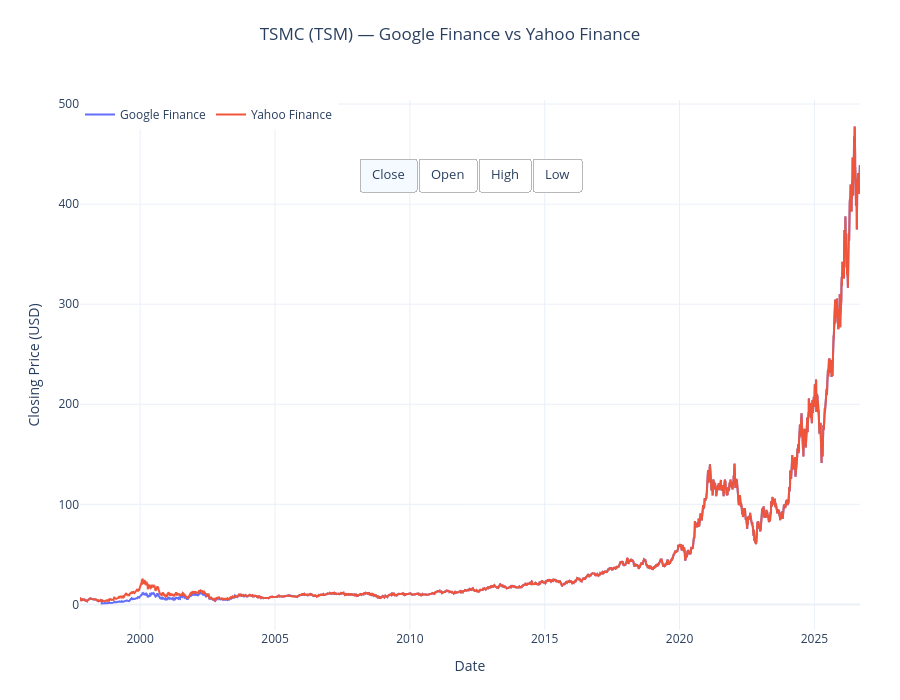

The notebook cell saved with this chart:
### Code cell
fig = go.Figure()
# CLOSE

fig.add_trace(go.Scatter(x=comparison["Date"],y=comparison["Close_Google"],mode="lines",name="Google Finance",
                         visible=True,hovertemplate="Date: %{x|%Y-%m-%d}<br>""Google Close: $%{y:.4f}<extra></extra>"))

fig.add_trace(go.Scatter(x=comparison["Date"],y=comparison["Close_Yahoo"],mode="lines",name="Yahoo Finance",
                         visible=True,hovertemplate="Date: %{x|%Y-%m-%d}<br>""Yahoo Close: $%{y:.4f}<extra></extra>"))

# OPEN
fig.add_trace(go.Scatter(x=comparison["Date"],y=comparison["Open_Google"],mode="lines",name="Google Finance",
                         visible=False,hovertemplate="Date: %{x|%Y-%m-%d}<br>""Google Open: $%{y:.4f}<extra></extra>"))

fig.add_trace(go.Scatter(x=comparison["Date"],y=comparison["Open_Yahoo"],mode="lines",name="Yahoo Finance",
                         visible=False,hovertemplate="Date: %{x|%Y-%m-%d}<br>""Yahoo Open: $%{y:.4f}<extra></extra>"))

# HIGH
fig.add_trace(go.Scatter(x=comparison["Date"],y=comparison["High_Google"],mode="lines",name="Google Finance",
                         visible=False,hovertemplate="Date: %{x|%Y-%m-%d}<br>""Google High: $%{y:.4f}<extra></extra>"))

fig.add_trace(go.Scatter(x=comparison["Date"],y=comparison["High_Yahoo"],mode="lines",name="Yahoo Finance",
                         visible=False,hovertemplate="Date: %{x|%Y-%m-%d}<br>""Yahoo High: $%{y:.4f}<extra></extra>"))

# LOW

fig.add_trace(go.Scatter(x=comparison["Date"],y=comparison["Low_Google"],mode="lines",name="Google Finance",
                         visible=False,hovertemplate="Date: %{x|%Y-%m-%d}<br>""Google Low: $%{y:.4f}<extra></extra>"))

fig.add_trace(go.Scatter(x=comparison["Date"],y=comparison["Low_Yahoo"],mode="lines",name="Yahoo Finance",
                         visible=False,hovertemplate="Date: %{x|%Y-%m-%d}<br>""Yahoo Low: $%{y:.4f}<extra></extra>"))

# BUTTONS

buttons = [dict(label="Close",method="update",
        args=[
            {"visible": [
                True, True,
                False, False,
                False, False,
                False, False
            ]},
            {
                "title": "TSMC (TSM) — Closing Price",
                "yaxis": {"title": "Closing Price (USD)"}
            }
        ]
    ),

    dict(
        label="Open",
        method="update",
        args=[
            {"visible": [
                False, False,
                True, True,
                False, False,
                False, False
            ]},
            {
                "title": "TSMC (TSM) — Opening Price",
                "yaxis": {"title": "Opening Price (USD)"}
            }
        ]
    ),

    dict(
        label="High",
        method="update",
        args=[
            {"visible": [
                False, False,
                False, False,
                True, True,
                False, False
            ]},
            {
                "title": "TSMC (TSM) — High Price",
                "yaxis": {"title": "High Price (USD)"}
            }
        ]
    ),

    dict(
        label="Low",
        method="update",
        args=[
            {"visible": [
                False, False,
                False, False,
                False, False,
                True, True
            ]},
            {
                "title": "TSMC (TSM) — Low Price",
                "yaxis": {"title": "Low Price (USD)"}
            }
        ]
    )
]


# LAYOUT

fig.update_layout(
    # Title
    title=dict(text="TSMC (TSM) — Google Finance vs Yahoo Finance",x=0.5,xanchor="center",y=0.96),
    xaxis=dict(title="Date"),
    yaxis=dict(title="Closing Price (USD)"),
    hovermode="x unified",
    template="plotly_white",
    height=700,
    # Buttons BELOW the title
    updatemenus=[dict(type="buttons",direction="right",buttons=buttons,x=0.5,y=0.89,
                      xanchor="center",yanchor="top",showactive=True,bgcolor="white",
                      bordercolor="#b8b8b8",borderwidth=1,font=dict(size=13))],
    # More space at top for title + buttons
    margin=dict(l=80,r=40,t=100,b=70),
    legend=dict(orientation="h",yanchor="top",y=1.0,xanchor="left",x=0))

fig.show()

### Figure 1 — Plotly figure (JSON) as saved in the notebook; plotly's stock layout.template omitted (floating-point values rounded to 4 significant figures; data arrays with more than 128 entries replaced by an {"elided": "..."} marker saying what was removed)
{"data": [{"hovertemplate": "Date: %{x|%Y-%m-%d}<br>Google Close: $%{y:.4f}<extra></extra>", "mode": "lines", "name": "Google Finance", "type": "scatter", "visible": true, "x": {"elided": "7271 str values"}, "y": {"elided": "7271 float values"}}, {"hovertemplate": "Date: %{x|%Y-%m-%d}<br>Yahoo Close: $%{y:.4f}<extra></extra>", "mode": "lines", "name": "Yahoo Finance", "type": "scatter", "visible": true, "x": {"elided": "7271 str values"}, "y": {"elided": "7271 float values"}}, {"hovertemplate": "Date: %{x|%Y-%m-%d}<br>Google Open: $%{y:.4f}<extra></extra>", "mode": "lines", "name": "Google Finance", "type": "scatter", "visible": false, "x": {"elided": "7271 str values"}, "y": {"elided": "7271 float values"}}, {"hovertemplate": "Date: %{x|%Y-%m-%d}<br>Yahoo Open: $%{y:.4f}<extra></extra>", "mode": "lines", "name": "Yahoo Finance", "type": "scatter", "visible": false, "x": {"elided": "7271 str values"}, "y": {"elided": "7271 float values"}}, {"hovertemplate": "Date: %{x|%Y-%m-%d}<br>Google High: $%{y:.4f}<extra></extra>", "mode": "lines", "name": "Google Finance", "type": "scatter", "visible": false, "x": {"elided": "7271 str values"}, "y": {"elided": "7271 float values"}}, {"hovertemplate": "Date: %{x|%Y-%m-%d}<br>Yahoo High: $%{y:.4f}<extra></extra>", "mode": "lines", "name": "Yahoo Finance", "type": "scatter", "visible": false, "x": {"elided": "7271 str values"}, "y": {"elided": "7271 float values"}}, {"hovertemplate": "Date: %{x|%Y-%m-%d}<br>Google Low: $%{y:.4f}<extra></extra>", "mode": "lines", "name": "Google Finance", "type": "scatter", "visible": false, "x": {"elided": "7271 str values"}, "y": {"elided": "7271 float values"}}, {"hovertemplate": "Date: %{x|%Y-%m-%d}<br>Yahoo Low: $%{y:.4f}<extra></extra>", "mode": "lines", "name": "Yahoo Finance", "type": "scatter", "visible": false, "x": {"elided": "7271 str values"}, "y": {"elided": "7271 float values"}}], "layout": {"height": 700, "hovermode": "x unified", "legend": {"orientation": "h", "x": 0, "xanchor": "left", "y": 1, "yanchor": "top"}, "margin": {"b": 70, "l": 80, "r": 40, "t": 100}, "title": {"text": "TSMC (TSM) — Google Finance vs Yahoo Finance", "x": 0.5, "xanchor": "center", "y": 0.96}, "updatemenus": [{"bgcolor": "white", "bordercolor": "#b8b8b8", "borderwidth": 1, "buttons": [{"args": [{"visible": [true, true, false, false, false, false, false, false]}, {"title": "TSMC (TSM) — Closing Price", "yaxis": {"title": "Closing Price (USD)"}}], "label": "Close", "method": "update"}, {"args": [{"visible": [false, false, true, true, false, false, false, false]}, {"title": "TSMC (TSM) — Opening Price", "yaxis": {"title": "Opening Price (USD)"}}], "label": "Open", "method": "update"}, {"args": [{"visible": [false, false, false, false, true, true, false, false]}, {"title": "TSMC (TSM) — High Price", "yaxis": {"title": "High Price (USD)"}}], "label": "High", "method": "update"}, {"args": [{"visible": [false, false, false, false, false, false, true, true]}, {"title": "TSMC (TSM) — Low Price", "yaxis": {"title": "Low Price (USD)"}}], "label": "Low", "method": "update"}], "direction": "right", "font": {"size": 13}, "showactive": true, "type": "buttons", "x": 0.5, "xanchor": "center", "y": 0.89, "yanchor": "top"}], "xaxis": {"title": {"text": "Date"}}, "yaxis": {"title": {"text": "Closing Price (USD)"}}}}
